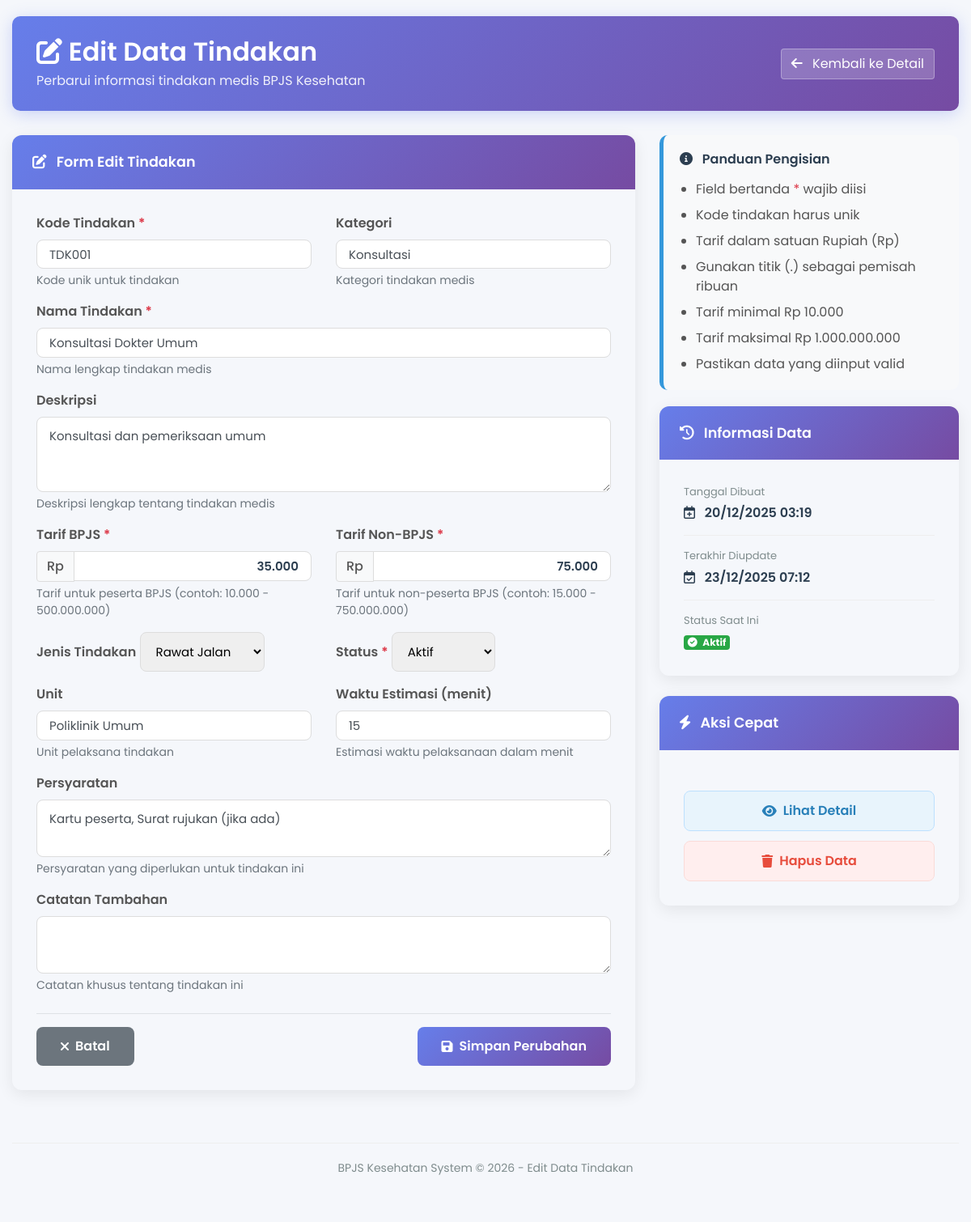
/tindakan_edit.php?id=1 (signed in), run on the app's committed database.
### tables this page shows
CREATE TABLE `tindakan` (
  `id` int NOT NULL,
  `kode_tindakan` varchar(20) NOT NULL,
  `nama_tindakan` varchar(200) NOT NULL,
  `deskripsi` text NOT NULL,
  `kategori` varchar(50) DEFAULT NULL,
  `tarif_bpjs` decimal(15,2) NOT NULL,
  `tarif_non_bpjs` decimal(15,2) NOT NULL,
  `jenis_tindakan` enum('medis','bedah','diagnostik','terapi','rehabilitasi','Rawat Jalan','Rawat Inap','IGD','Laboratorium','Radiologi','Fisioterapi') NOT NULL,
  `unit` varchar(50) DEFAULT NULL,
  `waktu_estimasi` int DEFAULT NULL,
  `persyaratan` text NOT NULL,
  `catatan` text,
  `status` enum('aktif','tidak aktif') NOT NULL,
  `created_at` timestamp NULL DEFAULT CURRENT_TIMESTAMP,
  `updated_at` timestamp NULL DEFAULT CURRENT_TIMESTAMP ON UPDATE CURRENT_TIMESTAMP
);

### tindakan_edit.php (the view, shortened to what this page needs)
<?php
require_once 'config.php';
$id = mysqli_real_escape_string($conn, $_GET['id']);
$sql = "SELECT * FROM tindakan WHERE id = ?";
$stmt = mysqli_prepare($conn, $sql);
mysqli_stmt_bind_param($stmt, "i", $id);
mysqli_stmt_execute($stmt);
$result = mysqli_stmt_get_result($stmt);
$tindakan = mysqli_fetch_assoc($result);
?>
<!DOCTYPE html>
<html lang="en">
<head>
    <link rel="stylesheet" href="https://cdn.jsdelivr.net/npm/bootstrap@4.6.2/dist/css/bootstrap.min.css">
    <link rel="stylesheet" href="https://cdnjs.cloudflare.com/ajax/libs/font-awesome/6.0.0/css/all.min.css">
</head>
<body>
    <div class="container-custom">
        <div class="header-section">
            <div class="row align-items-center">
                <div class="col-md-8">
                    <h2><i class="fas fa-edit"></i> Edit Data Tindakan</h2>
                    <p>Perbarui informasi tindakan medis BPJS Kesehatan</p>
                </div>
                <div class="col-md-4 text-right">
                    <a href="tindakan_detail.php?id=<?php echo $tindakan['id']; ?>" class="btn btn-back">
                        <i class="fas fa-arrow-left mr-2"></i> Kembali ke Detail
                    </a>
                </div>
            </div>
        </div>
        <div class="row">
            <div class="col-lg-8">
                <div class="card-custom">
                    <div class="card-header-custom">
                        <i class="fas fa-edit mr-2"></i> Form Edit Tindakan
                    </div>
                    <div class="card-body-custom">
                        <form method="POST" action="simpan_tindakan.php" id="editForm">
                            <div class="row">
                                <div class="col-md-6">
                                    <div class="form-group">
                                        <label for="kode_tindakan" class="form-label">Kode Tindakan <span class="text-danger">*</span></label>
                                        <input type="text" class="form-control" id="kode_tindakan"
                                               name="kode_tindakan"
                                               value="<?php echo htmlspecialchars($tindakan['kode_tindakan']); ?>"
                                               required>
                                        <small class="form-text text-muted">Kode unik untuk tindakan</small>
                                    </div>
                                </div>
                                <div class="col-md-6">
                                    <div class="form-group">
                                        <label for="kategori" class="form-label">Kategori</label>
                                        <input type="text" class="form-control" id="kategori"
                                               name="kategori"
                                               value="<?php echo htmlspecialchars($tindakan['kategori'] ?? ''); ?>"
                                               list="kategori-list">
                                        <small class="form-text text-muted">Kategori tindakan medis</small>
                                    </div>
                                </div>
                            </div>
                            <div class="form-group">
                                <label for="nama_tindakan" class="form-label">Nama Tindakan <span class="text-danger">*</span></label>
                                <input type="text" class="form-control" id="nama_tindakan"
                                       name="nama_tindakan"
                                       value="<?php echo htmlspecialchars($tindakan['nama_tindakan']); ?>"
                                       required>
                                <small class="form-text text-muted">Nama lengkap tindakan medis</small>
                            </div>
                            <div class="form-group">
                                <label for="deskripsi" class="form-label">Deskripsi</label>
                                <textarea class="form-control" id="deskripsi" name="deskripsi"
                                          rows="3"><?php echo htmlspecialchars($tindakan['deskripsi'] ?? ''); ?></textarea>
                                <small class="form-text text-muted">Deskripsi lengkap tentang tindakan medis</small>
                            </div>
                            <div class="row">
                                <div class="col-md-6">
                                    <div class="form-group">
                                        <label for="tarif_bpjs" class="form-label">Tarif BPJS <span class="text-danger">*</span></label>
                                        <div class="input-group">
                                            <div class="input-group-prepend">
                                                <span class="input-group-text">Rp</span>
                                            </div>
                                            <input type="text" class="form-control rupiah-input" id="tarif_bpjs"
                                                   name="tarif_bpjs"
                                                   value="<?php echo isset($tindakan['tarif_bpjs']) && $tindakan['tarif_bpjs'] > 0 ? number_format($tindakan['tarif_bpjs'], 0, ',', '.') : ''; ?>"
                                                   placeholder="Contoh: 100.000"
                                                   required>
                                        </div>
                                        <small class="form-text text-muted">Tarif untuk peserta BPJS (contoh: 10.000 - 500.000.000)</small>
                                    </div>
                                </div>
                                <div class="col-md-6">
                                    <div class="form-group">
                                        <label for="tarif_non_bpjs" class="form-label">Tarif Non-BPJS <span class="text-danger">*</span></label>
                                        <div class="input-group">
                                            <div class="input-group-prepend">
                                                <span class="input-group-text">Rp</span>
                                            </div>
                                            <input type="text" class="form-control rupiah-input" id="tarif_non_bpjs"
                                                   name="tarif_non_bpjs"
                                                   value="<?php echo isset($tindakan['tarif_non_bpjs']) && $tindakan['tarif_non_bpjs'] > 0 ? number_format($tindakan['tarif_non_bpjs'], 0, ',', '.') : ''; ?>"
                                                   placeholder="Contoh: 150.000"
                                                   required>
                                        </div>
                                        <small class="form-text text-muted">Tarif untuk non-peserta BPJS (contoh: 15.000 - 750.000.000)</small>
                                    </div>
                                </div>
                            </div>
                            <div class="row">
                                <div class="col-md-6">
                                    <div class="form-group">
                                        <label for="jenis_tindakan" class="form-label">Jenis Tindakan</label>
                                        <select class="form-select" id="jenis_tindakan" name="jenis_tindakan">
    <option value="Rawat Jalan" <?php echo (isset($tindakan['jenis_tindakan']) && $tindakan['jenis_tindakan'] == 'Rawat Jalan') ? 'selected' : ''; ?>>Rawat Jalan</option>
</select>
                                    </div>
                                </div>
                                <div class="col-md-6">
                                    <div class="form-group">
                                        <label for="status" class="form-label">Status <span class="text-danger">*</span></label>
                                        <select class="form-select" id="status" name="status" required>
    <option value="aktif" <?php echo $tindakan['status'] == 'aktif' ? 'selected' : ''; ?>>Aktif</option>
</select>
                                    </div>
                                </div>
                            </div>
                            <div class="row">
                                <div class="col-md-6">
                                    <div class="form-group">
                                        <label for="unit" class="form-label">Unit</label>
                                        <input type="text" class="form-control" id="unit"
                                               name="unit"
                                               value="<?php echo htmlspecialchars($tindakan['unit'] ?? ''); ?>">
                                        <small class="form-text text-muted">Unit pelaksana tindakan</small>
                                    </div>
                                </div>
                                <div class="col-md-6">
                                    <div class="form-group">
                                        <label for="waktu_estimasi" class="form-label">Waktu Estimasi (menit)</label>
                                        <input type="number" class="form-control" id="waktu_estimasi"
                                               name="waktu_estimasi"
                                               value="<?php echo htmlspecialchars($tindakan['waktu_estimasi'] ?? ''); ?>"
                                               min="0" step="1">
                                        <small class="form-text text-muted">Estimasi waktu pelaksanaan dalam menit</small>
                                    </div>
                                </div>
                            </div>
                            <div class="form-group">
                                <label for="persyaratan" class="form-label">Persyaratan</label>
                                <textarea class="form-control" id="persyaratan" name="persyaratan"
                                          rows="2"><?php echo htmlspecialchars($tindakan['persyaratan'] ?? ''); ?></textarea>
                                <small class="form-text text-muted">Persyaratan yang diperlukan untuk tindakan ini</small>
                            </div>
                            <div class="form-group">
                                <label for="catatan" class="form-label">Catatan Tambahan</label>
                                <textarea class="form-control" id="catatan" name="catatan"
                                          rows="2"><?php echo htmlspecialchars($tindakan['catatan'] ?? ''); ?></textarea>
                                <small class="form-text text-muted">Catatan khusus tentang tindakan ini</small>
                            </div>
                            <div class="d-flex justify-content-between mt-4 pt-3 border-top">
                                <a href="tindakan_detail.php?id=<?php echo $tindakan['id']; ?>"
                                   class="btn btn-secondary-custom">
                                    <i class="fas fa-times mr-2"></i> Batal
                                </a>
                                <button type="submit" class="btn btn-primary-custom">
                                    <i class="fas fa-save mr-2"></i> Simpan Perubahan
                                </button>
                            </div>
                        </form>
                    </div>
                </div>
            </div>
            <div class="col-lg-4">
                <div class="info-box">
                    <h6><i class="fas fa-info-circle mr-2"></i> Panduan Pengisian</h6>
                    <ul>
                        <li>Field bertanda <span class="text-danger">*</span> wajib diisi</li>
                        <li>Kode tindakan harus unik</li>
                        <li>Tarif dalam satuan Rupiah (Rp)</li>
                        <li>Gunakan titik (.) sebagai pemisah ribuan</li>
                        <li>Tarif minimal Rp 10.000</li>
                        <li>Tarif maksimal Rp 1.000.000.000</li>
                        <li>Pastikan data yang diinput valid</li>
                    </ul>
                </div>
                <div class="card-custom">
                    <div class="card-header-custom">
                        <i class="fas fa-history mr-2"></i> Informasi Data
                    </div>
                    <div class="card-body-custom">
                        <div class="info-item">
                            <div class="info-label">Tanggal Dibuat</div>
                            <div class="info-value">
                                <i class="far fa-calendar-plus mr-2"></i>
                                <?php echo date('d/m/Y H:i', strtotime($tindakan['created_at'])); ?>
                            </div>
                        </div>
                        <div class="info-item">
                            <div class="info-label">Terakhir Diupdate</div>
                            <div class="info-value">
                                <i class="far fa-calendar-check mr-2"></i>
                                <?php
                                if (!empty($tindakan['updated_at'])) {
                                    echo date('d/m/Y H:i', strtotime($tindakan['updated_at']));
                                } else {
                                    echo '<span class="text-muted">Belum pernah diupdate</span>';
                                }
                                ?>
                            </div>
                        </div>
                        <div class="info-item">
                            <div class="info-label">Status Saat Ini</div>
                            <div class="info-value">
                                <?php if($tindakan['status'] == 'aktif'): ?>
                                    <span class="badge badge-success">
                                        <i class="fas fa-check-circle mr-1"></i> Aktif
                                    </span>
                                <?php else: ?>
                                    <span class="badge badge-danger">
                                        <i class="fas fa-times-circle mr-1"></i> Nonaktif
                                    </span>
                                <?php endif; ?>
                            </div>
                        </div>
                    </div>
                </div>
                <div class="card-custom">
                    <div class="card-header-custom">
                        <i class="fas fa-bolt mr-2"></i> Aksi Cepat
                    </div>
                    <div class="card-body-custom">
                        <div class="action-buttons">
                            <a href="tindakan_detail.php?id=<?php echo $tindakan['id']; ?>"
                               class="action-btn action-btn-info">
                                <i class="fas fa-eye mr-2"></i> Lihat Detail
                            </a>
                            <button type="button"
                                    class="action-btn action-btn-danger"
                                    onclick="confirmDelete(<?php echo $tindakan['id']; ?>, '<?php echo htmlspecialchars(addslashes($tindakan['nama_tindakan'])); ?>')">
                                <i class="fas fa-trash mr-2"></i> Hapus Data
                            </button>
                        </div>
                    </div>
                </div>
            </div>
        </div>
        <div class="footer">
            <p>BPJS Kesehatan System &copy; <?php echo date('Y'); ?> - Edit Data Tindakan</p>
        </div>
    </div>
</body>
</html>

### data on the page
tindakan: kode_tindakan "TDK001", kategori "Konsultasi", nama_tindakan "Konsultasi Dokter Umum", deskripsi "Konsultasi dan pemeriksaan umum", tarif_bpjs "35.000", tarif_non_bpjs "75.000", jenis_tindakan "Rawat Jalan", status "Aktif", unit "Poliklinik Umum", waktu_estimasi "15", persyaratan "Kartu peserta, Surat rujukan (jika ada)", created_at "20/12/2025 03:19", updated_at "23/12/2025 07:12"
